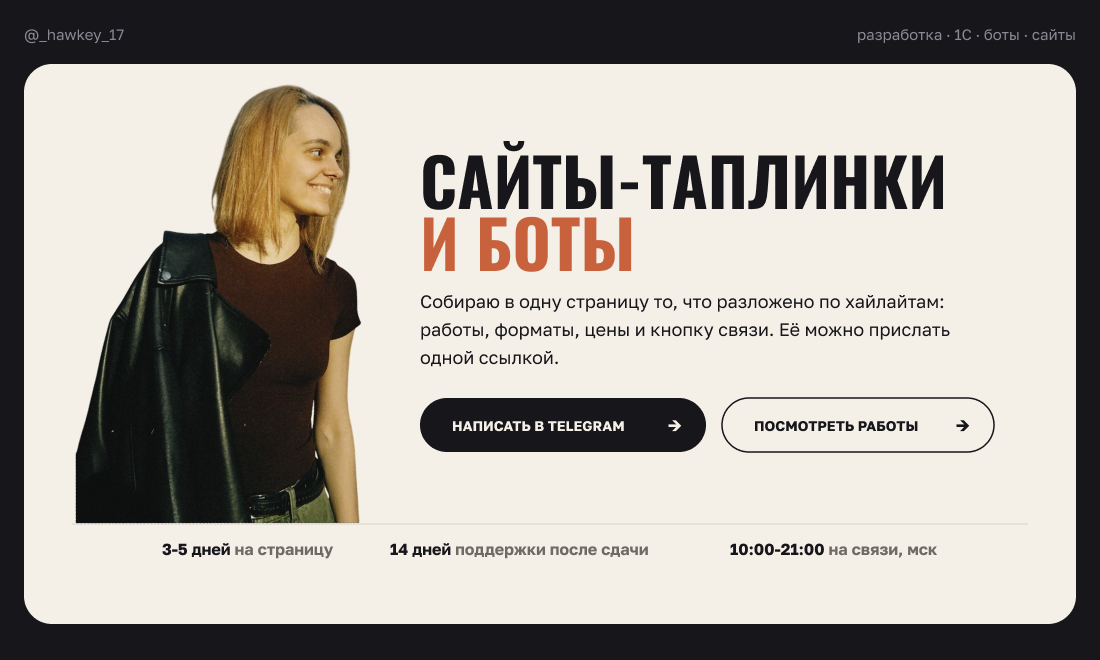
#> input picture design/hero-block 1.png, 1100 x 660 px
$ python -i to_svg.py   (imports and definitions only)
#> lines starting #> are read from the running program, lines starting #| are printed output that depends on the picture
# Снимает блок страницы и собирает из него редактируемый SVG:
# текст остаётся текстом, фон и кнопки прямоугольниками, картинки зашиваются в файл.
#
#   py design\to_svg.py <селектор> <имя файла> [ширина окна]
#
# Например:
#   py design\to_svg.py "header.hero" mobile-hero 375
#   py design\to_svg.py "#about"      mobile-about 375
#
# Готовые файлы кладутся в design/. Открывать в Figma, Illustrator, Inkscape.

import sys, io, base64, pathlib, mimetypes, html
from playwright.sync_api import sync_playwright
from PIL import Image

ROOT = pathlib.Path(__file__).resolve().parent.parent

JS = r"""
(sel) => {
  const roots = [...document.querySelectorAll(sel)];
  const rs = roots.map(el => el.getBoundingClientRect());
  const base = {
    x: Math.min(...rs.map(r => r.x)),
    y: Math.min(...rs.map(r => r.y)),
    width: Math.max(...rs.map(r => r.right)) - Math.min(...rs.map(r => r.x)),
    height: Math.max(...rs.map(r => r.bottom)) - Math.min(...rs.map(r => r.y)),
  };
  const cv = document.createElement('canvas').getContext('2d');
  const boxes = [], texts = [], images = [], lines = [];

  const walk = (el) => {
    const cs = getComputedStyle(el);
    const r = el.getBoundingClientRect();
    if (cs.display === 'none' || r.width === 0) return;

    // подложка
    const bg = cs.backgroundColor;
    if (bg && bg !== 'rgba(0, 0, 0, 0)' && bg !== 'transparent') {
      boxes.push({x: r.x - base.x, y: r.y - base.y, w: r.width, h: r.height,
                  fill: bg, rx: parseFloat(cs.borderTopLeftRadius) || 0,
                  stroke: null});
    }
    // обводка кнопок
    const bw = parseFloat(cs.borderTopWidth) || 0;
    if (bw > 0 && cs.borderTopStyle === 'solid') {
      const isFrame = (parseFloat(cs.borderBottomWidth) || 0) > 0;
      if (isFrame) {
        boxes.push({x: r.x - base.x, y: r.y - base.y, w: r.width, h: r.height,
                    fill: 'none', rx: parseFloat(cs.borderTopLeftRadius) || 0,
                    stroke: cs.borderTopColor, sw: bw});
      } else {
        lines.push({x1: r.x - base.x, y1: r.y - base.y,
                    x2: r.x + r.width - base.x, y2: r.y - base.y,
                    stroke: cs.borderTopColor, sw: bw});
      }
    }
    if (el.tagName === 'IMG') {
      images.push({x: r.x - base.x, y: r.y - base.y, w: r.width, h: r.height,
                   src: el.getAttribute('src'), transform: cs.transform,
                   origin: cs.transformOrigin});
      return;
    }

    for (const node of el.childNodes) {
      if (node.nodeType === 1) walk(node);
      else if (node.nodeType === 3 && node.textContent.trim()) {
        const t = node.textContent;
        const range = document.createRange();
        cv.font = cs.fontStyle + ' ' + cs.fontWeight + ' ' + cs.fontSize + ' ' + cs.fontFamily;
        const m = cv.measureText('Нх');
        const asc = m.fontBoundingBoxAscent, desc = m.fontBoundingBoxDescent;
        const lh = parseFloat(cs.lineHeight) || (parseFloat(cs.fontSize) * 1.4);
        const half = (lh - (asc + desc)) / 2;

        // режем текстовый узел на строки по положению символов
        let start = 0, prevTop = null, buf = '', left = null;
        const flush = (end, top) => {
          const s = t.slice(start, end).trim();
          if (s) texts.push({x: left - base.x, y: top - base.y + half + asc, text: s,
                             size: parseFloat(cs.fontSize), family: cs.fontFamily,
                             weight: cs.fontWeight, fill: cs.color,
                             spacing: parseFloat(cs.letterSpacing) || 0,
                             upper: cs.textTransform === 'uppercase'});
        };
        for (let i = 0; i < t.length; i++) {
          range.setStart(node, i); range.setEnd(node, i + 1);
          const rr = range.getBoundingClientRect();
          if (rr.width === 0 && rr.height === 0) continue;
          if (prevTop === null) { prevTop = rr.top; left = rr.left; }
          else if (Math.abs(rr.top - prevTop) > 2) {
            flush(i, prevTop); start = i; prevTop = rr.top; left = rr.left;
          }
        }
        if (prevTop !== null) flush(t.length, prevTop);
      }
    }
  };
  roots.forEach(walk);
  return {w: base.width, h: base.height, boxes, texts, images, lines,
          page: getComputedStyle(document.body).backgroundColor};
}
"""


def esc(s):
    return html.escape(s, quote=False)


def shrink(path, w, h, factor=2):
    """Ужимает картинку до двойного экранного размера: иначе SVG с пятью
    снимками работ весит десяток мегабайт и редактор его не тянет."""
    raw = path.read_bytes()
    try:
        img = Image.open(io.BytesIO(raw))
        tw, th = int(w * factor), int(h * factor)
        if img.width <= tw and img.height <= th:
            return raw
        img.thumbnail((tw, th), Image.LANCZOS)
        buf = io.BytesIO()
        if path.suffix.lower() in (".jpg", ".jpeg"):
            img.convert("RGB").save(buf, "JPEG", quality=88)
        else:
            img.save(buf, "PNG", optimize=True)
        return buf.getvalue()
    except Exception:
        return raw


def build(data, out_path):
    W, H = round(data["w"]), round(data["h"])
    p = [f'<svg xmlns="http://www.w3.org/2000/svg" xmlns:xlink="http://www.w3.org/1999/xlink" '
         f'width="{W}" height="{H}" viewBox="0 0 {W} {H}">',
         f'  <rect width="{W}" height="{H}" fill="{data["page"]}"/>']

    for b in data["boxes"]:
        # у пилюль радиус 999, в SVG его надо ограничить половиной стороны
        r = min(b["rx"], b["w"] / 2, b["h"] / 2)
        rx = f' rx="{r:.0f}"' if r else ""
        stroke = f' stroke="{b["stroke"]}" stroke-width="{b.get("sw", 1):.1f}"' if b["stroke"] else ""
        p.append(f'  <rect x="{b["x"]:.1f}" y="{b["y"]:.1f}" width="{b["w"]:.1f}" '
                 f'height="{b["h"]:.1f}"{rx} fill="{b["fill"]}"{stroke}/>')

    for im in data["images"]:
        src = ROOT / im["src"]
        mime = mimetypes.guess_type(src.name)[0] or "image/png"
        b64 = base64.b64encode(shrink(src, im["w"], im["h"])).decode()
        tr = ""
        if im["transform"] and im["transform"] != "none":
            ox, oy = (im["origin"] or "0px 0px").split()[:2]
            tr = (f' transform="translate({im["x"]:.1f} {im["y"]:.1f}) '
                  f'translate({float(ox[:-2]):.1f} {float(oy[:-2]):.1f}) '
                  f'matrix({im["transform"][7:-1]}) '
                  f'translate({-float(ox[:-2]):.1f} {-float(oy[:-2]):.1f})"')
            p.append(f'  <image x="0" y="0" width="{im["w"]:.1f}" height="{im["h"]:.1f}"{tr} '
                     f'xlink:href="data:{mime};base64,{b64}"/>')
        else:
            p.append(f'  <image x="{im["x"]:.1f}" y="{im["y"]:.1f}" width="{im["w"]:.1f}" '
                     f'height="{im["h"]:.1f}" xlink:href="data:{mime};base64,{b64}"/>')

    for l in data["lines"]:
        p.append(f'  <line x1="{l["x1"]:.1f}" y1="{l["y1"]:.1f}" x2="{l["x2"]:.1f}" '
                 f'y2="{l["y2"]:.1f}" stroke="{l["stroke"]}" stroke-width="{l["sw"]:.1f}"/>')

    for t in data["texts"]:
        fam = t["family"].split(",")[0].strip("'\" ")
        sp = f' letter-spacing="{t["spacing"]:.2f}"' if t["spacing"] else ""
        # text-transform не меняет содержимое узла, поднимаем регистр сами
        if t["upper"]:
            t["text"] = t["text"].upper()
        p.append(f'  <text x="{t["x"]:.1f}" y="{t["y"]:.1f}" font-family="{esc(fam)}" '
                 f'font-size="{t["size"]:.1f}" font-weight="{t["weight"]}" '
                 f'fill="{t["fill"]}"{sp}>{esc(t["text"])}</text>')

    p.append("</svg>\n")
    out_path.write_text("\n".join(p), encoding="utf-8")
    kb = out_path.stat().st_size / 1024
    print(f"{out_path.name}: {W}x{H}, {kb:.0f} КБ, "
          f"текстовых строк {len(data['texts'])}, картинок {len(data['images'])}")


def main():
    sel, name = sys.argv[1], sys.argv[2]
    width = int(sys.argv[3]) if len(sys.argv) > 3 else 375
    with sync_playwright() as pw:
        br = pw.chromium.launch()
        pg = br.new_page(viewport={"width": width, "height": 900})
        pg.goto(ROOT.joinpath("index.html").as_uri())
        pg.wait_for_timeout(2500)
        data = pg.evaluate(JS, sel)
        br.close()
    build(data, ROOT / "design" / f"{name}.svg")


# [1 line not run here, left out]

>>> import cv2
>>> picture = cv2.imread('hero-block 1.png', cv2.IMREAD_GRAYSCALE)
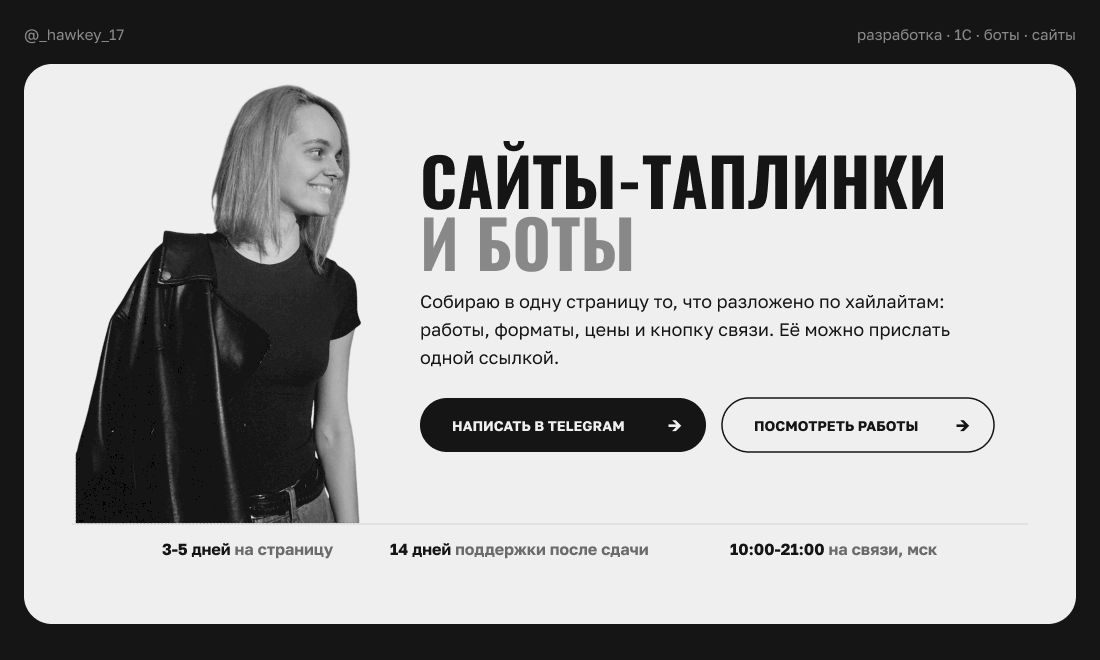
#> picture: shape (660, 1100); min 0, max 239, mean 163.7
>>> result = build(picture, 'out.png')
#> (the run stopped early here; a loop or call above may not have finished)
